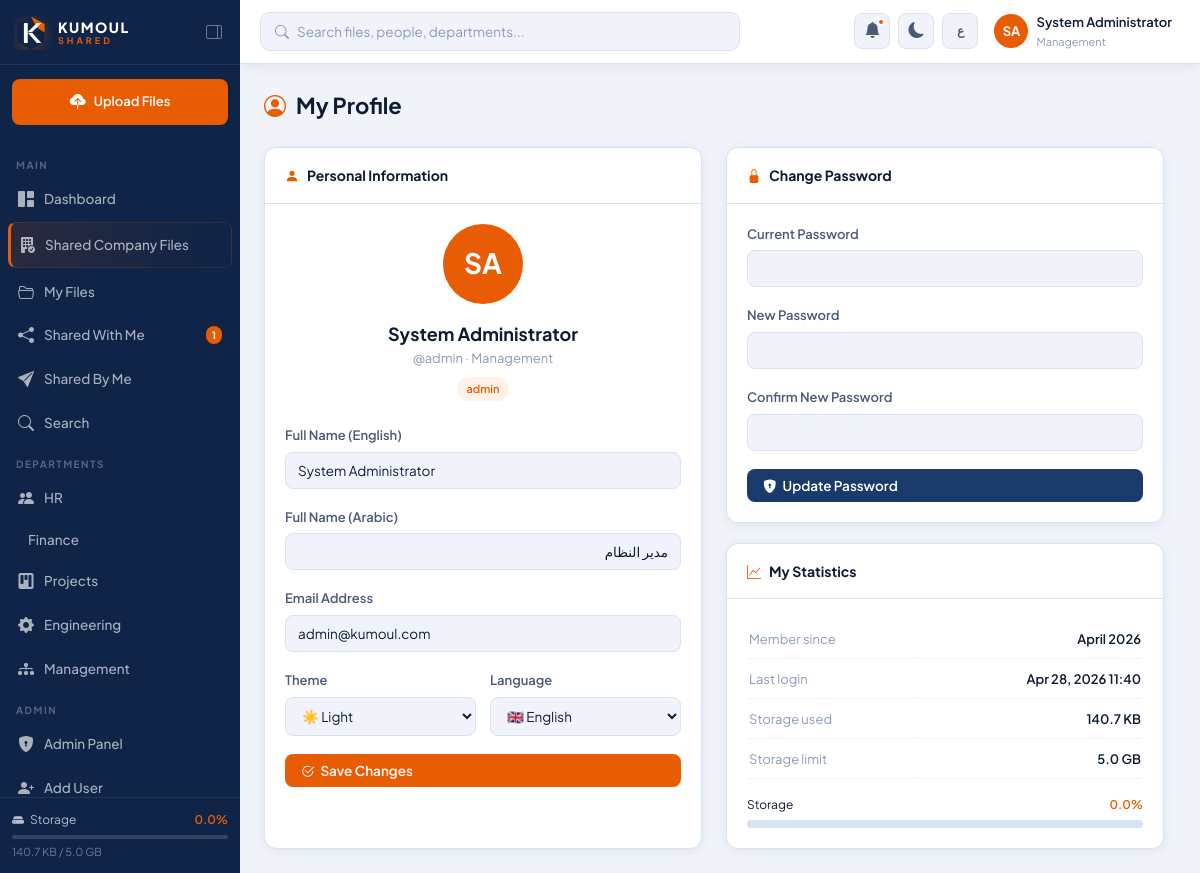
Screenshot of /profile (signed in) with the database file from the repository.
### app/models.py (models this page shows, shortened)
class User(UserMixin, db.Model):
    __tablename__ = 'users'
    id = db.Column(db.Integer, primary_key=True)
    username = db.Column(db.String(80), unique=True, nullable=False)
    email = db.Column(db.String(120), unique=True, nullable=False)
    full_name = db.Column(db.String(150), nullable=False)
    full_name_ar = db.Column(db.String(150))
    department = db.Column(db.String(100), nullable=False, default='General')
    role = db.Column(db.String(20), nullable=False, default='employee')
    password_hash = db.Column(db.String(256), nullable=False)
    is_active = db.Column(db.Boolean, default=True)
    avatar_color = db.Column(db.String(20), default='#1a3a6b')
    storage_used = db.Column(db.BigInteger, default=0)
    storage_limit = db.Column(db.BigInteger, default=5 * 1024 * 1024 * 1024)
    created_at = db.Column(db.DateTime, default=datetime.utcnow)
    last_login = db.Column(db.DateTime)
    theme = db.Column(db.String(10), default='light')
    language = db.Column(db.String(5), default='en')
    files = db.relationship('File', backref='owner', lazy='dynamic', foreign_keys='File.owner_id')
    folders = db.relationship('Folder', backref='owner', lazy='dynamic', foreign_keys='Folder.owner_id')
    notifications = db.relationship('Notification', backref='user', lazy='dynamic')
    sent_shares = db.relationship('FileShare', backref='sender', lazy='dynamic', foreign_keys='FileShare.sender_id')
    received_shares = db.relationship('FileShare', backref='recipient', lazy='dynamic', foreign_keys='FileShare.recipient_id')
    def get_initials(self):
        parts = self.full_name.split()
        if len(parts) >= 2:
            return parts[0][0].upper() + parts[-1][0].upper()
        return self.full_name[:2].upper()
    def storage_percent(self):
        if self.storage_limit == 0:
            return 0
        return min(100, round((self.storage_used / self.storage_limit) * 100, 1))

### app/routes/auth.py (the view, shortened to what this page needs)
@auth_bp.route('/profile', methods=['GET', 'POST'])
@login_required
def profile():
    return render_template('auth/profile.html')

### app/__init__.py (called while the page is built)
def fmt_bytes(size):
    if not size:
        return '0 B'
    for unit in ['B', 'KB', 'MB', 'GB', 'TB']:
        if size < 1024:
            return f"{size:.1f} {unit}"
        size /= 1024
    return f"{size:.1f} TB"

### app/models.py (called while the page is built)
@login_manager.user_loader
def load_user(user_id):
    return User.query.get(int(user_id))

### app/templates/auth/profile.html (shortened to what this page needs)
{% extends 'base.html' %}
{% block content %}
<div class="page-header">
  <div class="page-title"><i class="bi bi-person-circle"></i> My Profile</div>
</div>
<div style="display:grid;grid-template-columns:1fr 1fr;gap:24px;max-width:900px">
  <div class="card">
    <div class="card-header">
      <div class="card-title"><i class="bi bi-person-fill"></i> Personal Information</div>
    </div>
    <div class="card-body">
      <div style="text-align:center;margin-bottom:24px">
        <div class="profile-avatar" style="background:{{ current_user.avatar_color }}">
          {{ current_user.get_initials() }}
        </div>
        <div style="font-size:18px;font-weight:700">{{ current_user.full_name }}</div>
        <div style="font-size:13px;color:var(--text-3)">@{{ current_user.username }} · {{ current_user.department }}</div>
        <span class="badge {{ 'badge-orange' if current_user.role == 'admin' else 'badge-navy' }}" style="margin-top:8px;display:inline-flex">
          {{ current_user.role }}
        </span>
      </div>
      <form method="POST">
        <div class="form-group">
          <label class="form-label">Full Name (English)</label>
          <input type="text" name="full_name" class="form-control" value="{{ current_user.full_name }}" required>
        </div>
        <div class="form-group">
          <label class="form-label">Full Name (Arabic)</label>
          <input type="text" name="full_name_ar" class="form-control" value="{{ current_user.full_name_ar or '' }}" dir="rtl" placeholder="الاسم بالعربية">
        </div>
        <div class="form-group">
          <label class="form-label">Email Address</label>
          <input type="email" name="email" class="form-control" value="{{ current_user.email }}" required>
        </div>
        <div style="display:grid;grid-template-columns:1fr 1fr;gap:14px">
          <div class="form-group">
            <label class="form-label">Theme</label>
            <select name="theme" class="form-control">
              <option value="light" {{ 'selected' if current_user.theme == 'light' }}>☀️ Light</option>
            </select>
          </div>
          <div class="form-group">
            <label class="form-label">Language</label>
            <select name="language" class="form-control">
              <option value="en" {{ 'selected' if current_user.language == 'en' }}>🇬🇧 English</option>
            </select>
          </div>
        </div>
        <button type="submit" class="btn btn-orange" style="width:100%">
          <i class="bi bi-check2-circle"></i> Save Changes
        </button>
      </form>
    </div>
  </div>
  <div style="display:flex;flex-direction:column;gap:20px">
    <div class="card">
      <div class="card-header">
        <div class="card-title"><i class="bi bi-lock-fill"></i> Change Password</div>
      </div>
      <div class="card-body">
        <form method="POST">
          <div class="form-group">
            <label class="form-label">Current Password</label>
            <input type="password" name="old_password" class="form-control" required>
          </div>
          <div class="form-group">
            <label class="form-label">New Password</label>
            <input type="password" name="new_password" class="form-control" required minlength="6">
          </div>
          <div class="form-group">
            <label class="form-label">Confirm New Password</label>
            <input type="password" name="confirm_password" class="form-control" required minlength="6">
          </div>
          <button type="submit" class="btn btn-primary" style="width:100%">
            <i class="bi bi-shield-lock-fill"></i> Update Password
          </button>
        </form>
      </div>
    </div>
    <div class="card">
      <div class="card-header">
        <div class="card-title"><i class="bi bi-graph-up"></i> My Statistics</div>
      </div>
      <div class="card-body">
        <table style="width:100%;font-size:13px">
          {% set stats = [
            ('Member since', current_user.created_at.strftime('%B %Y')),
            ('Last login', current_user.last_login.strftime('%b %d, %Y %H:%M') if current_user.last_login else 'N/A'),
            ('Storage used', format_bytes(current_user.storage_used)),
            ('Storage limit', format_bytes(current_user.storage_limit)),
          ] %}
          {% for label, value in stats %}
          <tr>
            <td style="padding:8px 0;color:var(--text-3);border-bottom:1px solid var(--border-light)">{{ label }}</td>
            <td style="padding:8px 0;font-weight:600;border-bottom:1px solid var(--border-light);text-align:right">{{ value }}</td>
          </tr>
          {% endfor %}
        </table>
        <div style="margin-top:14px">
          <div style="display:flex;justify-content:space-between;font-size:12px;margin-bottom:6px">
            <span>Storage</span>
            <span style="color:var(--orange);font-weight:600">{{ current_user.storage_percent() }}%</span>
          </div>
          <div class="storage-bar" style="height:8px;background:var(--border)">
          </div>
        </div>
      </div>
    </div>
  </div>
</div>
{% endblock %}

### app/templates/base.html (shortened to what this page needs)
<!DOCTYPE html>
<html lang="{{ current_user.language if current_user.is_authenticated else 'en' }}"
      dir="{{ 'rtl' if (current_user.is_authenticated and current_user.language == 'ar') else 'ltr' }}"
      data-theme="{{ current_user.theme if current_user.is_authenticated else 'light' }}">
<head>
  <link href="https://cdn.jsdelivr.net/npm/bootstrap-icons@1.11.3/font/bootstrap-icons.css" rel="stylesheet">
  <link rel="stylesheet" href="{{ url_for('static', filename='css/main.css') }}">
</head>
<body>
{% if current_user.is_authenticated %}
<div class="sidebar" id="sidebar">
  <div class="sidebar-brand">
    <a href="{{ url_for('dashboard.home') }}" class="brand-logo-link">
      <div class="brand-logo-full">
        <div class="brand-text">
          <span class="brand-name">KUMOUL</span>
          <span class="brand-sub">SHARED</span>
        </div>
      </div>
    </a>
    <button class="sidebar-toggle-btn" id="sidebarToggle" title="Toggle sidebar">
      <i class="bi bi-layout-sidebar-reverse"></i>
    </button>
  </div>
  <div class="sidebar-quick-upload">
    <a href="{{ url_for('files.upload') }}" class="btn-quick-upload">
      <i class="bi bi-cloud-upload-fill"></i>
      <span>Upload Files</span>
    </a>
  </div>
  <nav class="sidebar-nav">
    <div class="nav-section-label">Main</div>
    <a href="{{ url_for('dashboard.home') }}"
       class="nav-link {% if request.endpoint == 'dashboard.home' %}active{% endif %}">
      <i class="bi bi-grid-1x2-fill"></i><span>Dashboard</span>
    </a>
    <a href="{{ url_for('company.index') }}"
       class="nav-link nav-link-company {% if 'company.' in (request.endpoint or '') %}active{% endif %}">
      <i class="bi bi-building-fill-check"></i>
      <span>Shared Company Files</span>
    </a>
    <a href="{{ url_for('files.list_files') }}"
       class="nav-link {% if request.endpoint in ['files.list_files','files.upload','files.view_file'] %}active{% endif %}">
      <i class="bi bi-folder2-open"></i><span>My Files</span>
    </a>
    <a href="{{ url_for('sharing.shared_with_me') }}"
       class="nav-link {% if request.endpoint == 'sharing.shared_with_me' %}active{% endif %}">
      <i class="bi bi-share-fill"></i>
      <span>Shared With Me</span>
      {% if unread_notifications > 0 %}
      <span class="nav-badge">{{ unread_notifications }}</span>
      {% endif %}
    </a>
    <a href="{{ url_for('sharing.shared_by_me') }}"
       class="nav-link {% if request.endpoint == 'sharing.shared_by_me' %}active{% endif %}">
      <i class="bi bi-send-fill"></i><span>Shared By Me</span>
    </a>
    <a href="{{ url_for('search.search') }}"
       class="nav-link {% if request.endpoint == 'search.search' %}active{% endif %}">
      <i class="bi bi-search"></i><span>Search</span>
    </a>
    <div class="nav-section-label">Departments</div>
    {% set dept_icons = {'HR':'people','Finance':'cash-stack','Projects':'kanban','Engineering':'gear','Management':'diagram-3'} %}
    {% for dept in ['HR','Finance','Projects','Engineering','Management'] %}
    <a href="{{ url_for('files.list_files', dept=dept) }}"
       class="nav-link {% if request.args.get('dept') == dept %}active{% endif %}">
      <i class="bi bi-{{ dept_icons[dept] }}-fill"></i>
      <span>{{ dept }}</span>
    </a>
    {% endfor %}
    {% if current_user.role == 'admin' %}
    <div class="nav-section-label">Admin</div>
    <a href="{{ url_for('admin.dashboard') }}"
       class="nav-link {% if 'admin' in (request.endpoint or '') %}active{% endif %}">
      <i class="bi bi-shield-lock-fill"></i><span>Admin Panel</span>
    </a>
    <a href="{{ url_for('admin.create_user') }}" class="nav-link">
      <i class="bi bi-person-plus-fill"></i><span>Add User</span>
    </a>
    {% endif %}
  </nav>
  <div class="sidebar-footer">
    <div class="storage-widget">
      <div class="storage-header">
        <i class="bi bi-hdd-fill"></i>
        <span>Storage</span>
        <span class="storage-percent">{{ current_user.storage_percent() }}%</span>
      </div>
      <div class="storage-bar">
      </div>
      <div class="storage-detail">
        {{ format_bytes(current_user.storage_used) }} / {{ format_bytes(current_user.storage_limit) }}
      </div>
    </div>
  </div>
</div>
<div class="main-wrapper" id="mainWrapper">
  <header class="topbar">
    <div class="topbar-left">
      <form action="{{ url_for('search.search') }}" method="GET" class="topbar-search">
        <i class="bi bi-search search-icon"></i>
        <input type="text" name="q"
               placeholder="Search files, people, departments..."
               value="{{ request.args.get('q', '') }}" autocomplete="off">
      </form>
    </div>
    <div class="topbar-right">
      <div class="topbar-notif" id="notifBtn">
        <button class="icon-btn" title="Notifications">
          <i class="bi bi-bell-fill"></i>
          <span class="notif-dot" id="notifDot"
                {% if unread_notifications == 0 %}style="display:none"{% endif %}></span>
        </button>
      </div>
      <button class="icon-btn theme-toggle" id="themeToggle" title="Toggle dark/light mode">
        <i class="bi bi-{{ 'sun-fill' if current_user.theme == 'dark' else 'moon-fill' }}"></i>
      </button>
      <button class="icon-btn lang-toggle" id="langToggle" title="Toggle language">
        <span>{{ 'EN' if current_user.language == 'ar' else 'ع' }}</span>
      </button>
      <div class="topbar-user" id="userMenuBtn">
        <div class="user-avatar" style="background:{{ current_user.avatar_color }}">
          {{ current_user.get_initials() }}
        </div>
        <div class="user-info">
          <span class="user-name">{{ current_user.full_name }}</span>
          <span class="user-dept">{{ current_user.department }}</span>
        </div>
      </div>
    </div>
  </header>
  <main class="page-content">
    {% block content %}{% endblock %}
  </main>
</div>
{% else %}
  {% block auth_content %}{% endblock %}
{% endif %}
</body>
</html>

### rows the page displays
User: is_active True (drawn), storage_percent "0.0", storage_used "140.7 KB", storage_limit "5.0 GB", language "ع", get_initials "SA", full_name "System Administrator", department "Management", username "admin", role "admin", full_name_ar "مدير النظام", email "admin@kumoul.com"

### other values shown
{{ unread_notifications }} "1"
{{ dept }} "HR" "Finance" "Projects" "Engineering" "Management"
{{ label }} "Member since" "Last login" "Storage used" "Storage limit"
{{ value }} "April 2026" "Apr 28, 2026 11:40" "140.7 KB" "5.0 GB"
